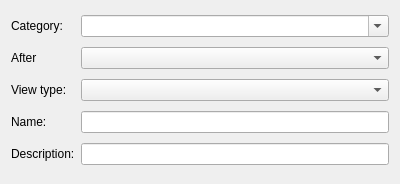
<?xml version="1.0" encoding="UTF-8"?>
<ui version="4.0">
 <class>KPlato::AddViewPanel</class>
 <widget class="QWidget" name="KPlato::AddViewPanel">
  <property name="geometry">
   <rect>
    <x>0</x>
    <y>0</y>
    <width>400</width>
    <height>184</height>
   </rect>
  </property>
  <layout class="QGridLayout" name="gridLayout">
   <item row="0" column="0">
    <widget class="QLabel" name="categoryLabel">
     <property name="toolTip">
      <string>The category of the view</string>
     </property>
     <property name="text">
      <string>Category:</string>
     </property>
     <property name="buddy">
      <cstring>category</cstring>
     </property>
    </widget>
   </item>
   <item row="0" column="1">
    <widget class="KComboBox" name="category">
     <property name="sizePolicy">
      <sizepolicy hsizetype="Expanding" vsizetype="Fixed">
       <horstretch>0</horstretch>
       <verstretch>0</verstretch>
      </sizepolicy>
     </property>
     <property name="editable">
      <bool>true</bool>
     </property>
     <property name="insertPolicy">
      <enum>QComboBox::InsertAlphabetically</enum>
     </property>
     <property name="autoCompletion">
      <bool>false</bool>
     </property>
    </widget>
   </item>
   <item row="1" column="0">
    <widget class="QLabel" name="afterLabel">
     <property name="toolTip">
      <string>The view is placed after this view</string>
     </property>
     <property name="text">
      <string>After</string>
     </property>
     <property name="buddy">
      <cstring>insertAfter</cstring>
     </property>
    </widget>
   </item>
   <item row="1" column="1">
    <widget class="KComboBox" name="insertAfter">
     <property name="insertPolicy">
      <enum>QComboBox::InsertAlphabetically</enum>
     </property>
     <property name="autoCompletion">
      <bool>false</bool>
     </property>
    </widget>
   </item>
   <item row="2" column="0">
    <widget class="QLabel" name="viewtypeLabel">
     <property name="toolTip">
      <string>The type of view</string>
     </property>
     <property name="text">
      <string>View type:</string>
     </property>
     <property name="buddy">
      <cstring>viewtype</cstring>
     </property>
    </widget>
   </item>
   <item row="2" column="1">
    <widget class="KComboBox" name="viewtype">
     <property name="autoCompletion">
      <bool>false</bool>
     </property>
    </widget>
   </item>
   <item row="3" column="0">
    <widget class="QLabel" name="viewnameLabel">
     <property name="toolTip">
      <string>The name of the view</string>
     </property>
     <property name="text">
      <string>Name:</string>
     </property>
     <property name="buddy">
      <cstring>viewname</cstring>
     </property>
    </widget>
   </item>
   <item row="3" column="1">
    <widget class="QLineEdit" name="viewname"/>
   </item>
   <item row="4" column="0">
    <widget class="QLabel" name="tooltipLabel">
     <property name="toolTip">
      <string>The views description</string>
     </property>
     <property name="text">
      <string>Description:</string>
     </property>
     <property name="buddy">
      <cstring>tooltip</cstring>
     </property>
    </widget>
   </item>
   <item row="4" column="1">
    <widget class="QLineEdit" name="tooltip"/>
   </item>
  </layout>
 </widget>
 <customwidgets>
  <customwidget>
   <class>KComboBox</class>
   <extends>QComboBox</extends>
   <header>kcombobox.h</header>
  </customwidget>
 </customwidgets>
 <resources/>
 <connections/>
</ui>
